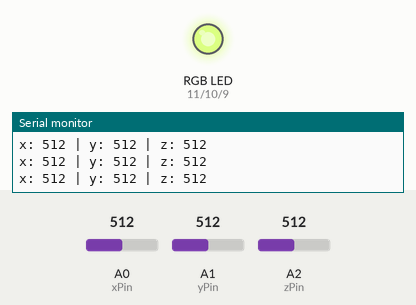
This sketch was run on a simulated Arduino Uno, built with avr-gcc and run on an emulated ATmega328P. Shown: an RGB LED mixed from three pins (HIGH = lit), the last lines printed to the serial monitor. The inputs (shaded band) are chosen by the test bench; at power-on: A0 (xPin) = 512, A2 (zPin) = 512, A1 (yPin) = 512.

Above: at 1.2 s.
1.3 s: A0 (xPin) set to 530
At 1.8 s:
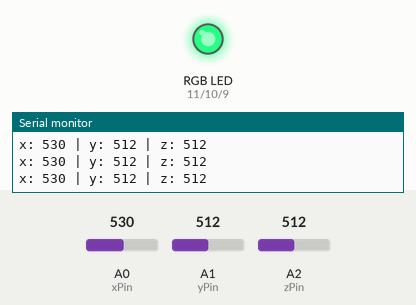
2.8 s: A2 (zPin) set to 716
At 3.5 s:
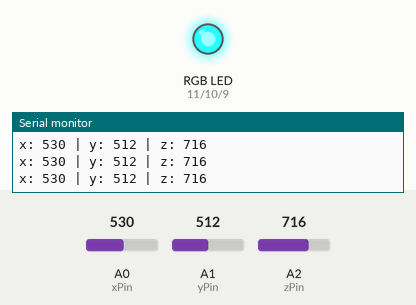
4.3 s: A0 (xPin) set to 1023
At 5.3 s:
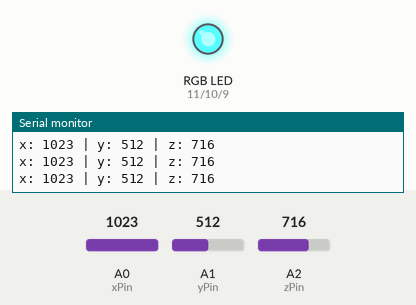
5.8 s: A2 (zPin) set to 511
At 7.0 s:
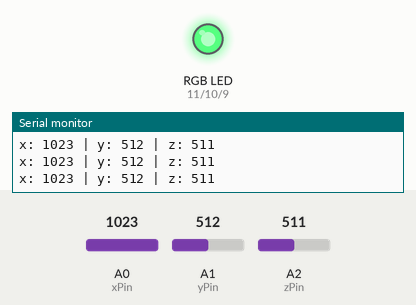
7.3 s: A0 (xPin) set to 716
At 8.5 s:
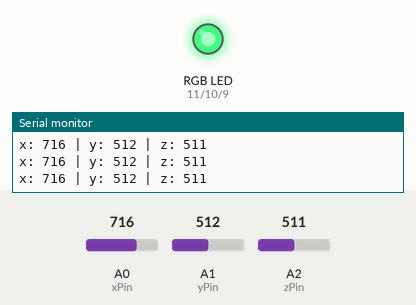
8.8 s: A0 (xPin) set to 691
At 9.4 s:
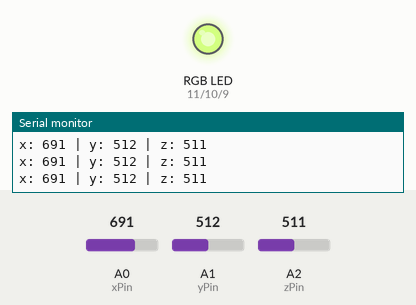
Timing chart, 0 to 11.4 s (numbered marks = the images above; inputs shaded):
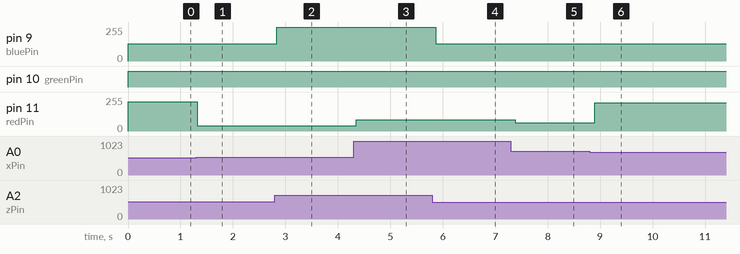

The sketch:

part5.ino
```cpp
//Analog read pins for accelerometer
const int xPin = 0;
const int yPin = 1;
const int zPin = 2;

//PWM pins for RGB LED
int redPin = 11;
int greenPin = 10;
int bluePin = 9;

//The minimum and maximum values that came from
//the accelerometer while standing still
//You very well may need to change these
int minVal[3] = {340, 340, 420};
int maxVal[3] = {400, 500, 600};


void setup(){
 Serial.begin(9600);

 //Set the PWM pins connected to RGB LED as output
 pinMode(redPin, OUTPUT);
 pinMode(greenPin, OUTPUT);
 pinMode(bluePin, OUTPUT);
}

void loop(){

 //read the analog values from the accelerometer
 int xRead = analogRead(xPin);
 int yRead = analogRead(yPin);
 int zRead = analogRead(zPin);

 //Output read values to Serial monitor
 Serial.print("x: ");
 Serial.print(xRead);
 Serial.print(" | y: ");
 Serial.print(yRead);
 Serial.print(" | z: ");
 Serial.println(zRead);

 //The analogWrite takes a range from 0-255
 //map function converts a given range
 int red = map(xRead, minVal[0], maxVal[0], 0, 255);
 int green = map(yRead, minVal[1], maxVal[1], 0, 255);
 int blue = map(zRead, minVal[2], maxVal[2], 0, 255);

 setColor(red, green, blue);
 delay(100); //slow down the serial display to be able to read easier
}

void setColor(int red, int green, int blue)
{

 analogWrite(redPin, red);
 analogWrite(greenPin, green);
 analogWrite(bluePin, blue);
}
```

Measured:
- the behaviour switches between 520 and 521 on A0 (xPin) (found by bisection; images 0 and 1)
- the behaviour switches between 702 and 701 on A0 (xPin) (found by bisection; images 5 and 6)
- after the input at 1.3 s, pin 11 (redPin): 219/255 → 39/255 at once
- after the input at 2.8 s, pin 9 (bluePin): 130/255 → 255/255 at once
- after the input at 4.3 s, pin 11 (redPin): 39/255 → 86/255 after 0.05 s
- after the input at 5.8 s, pin 9 (bluePin): 255/255 → 128/255 after 0.07 s
- after the input at 7.3 s, pin 11 (redPin): 86/255 → 62/255 after 0.08 s
- after the input at 8.8 s, pin 11 (redPin): 62/255 → 211/255 after 0.10 s
